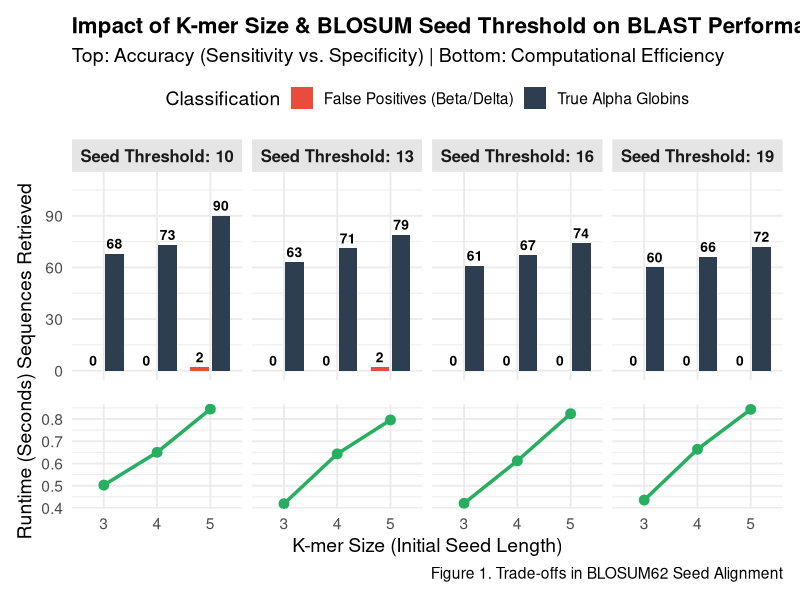
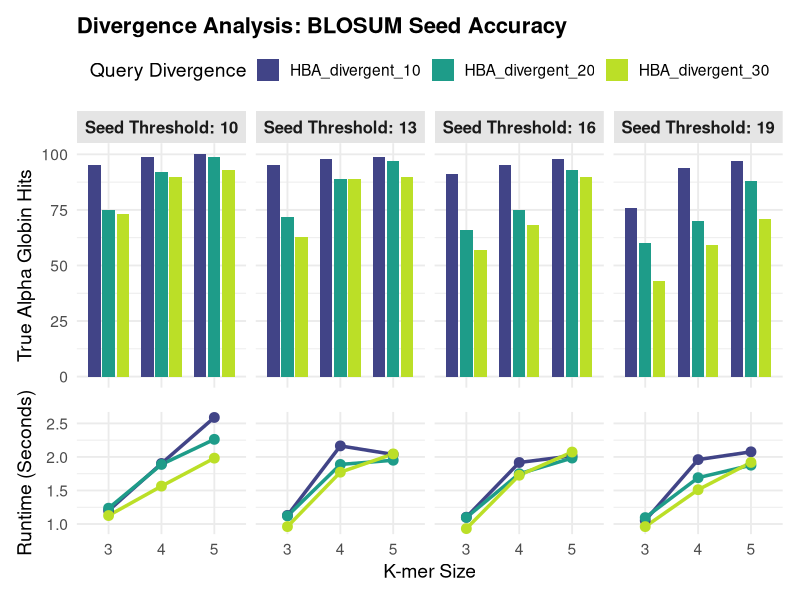
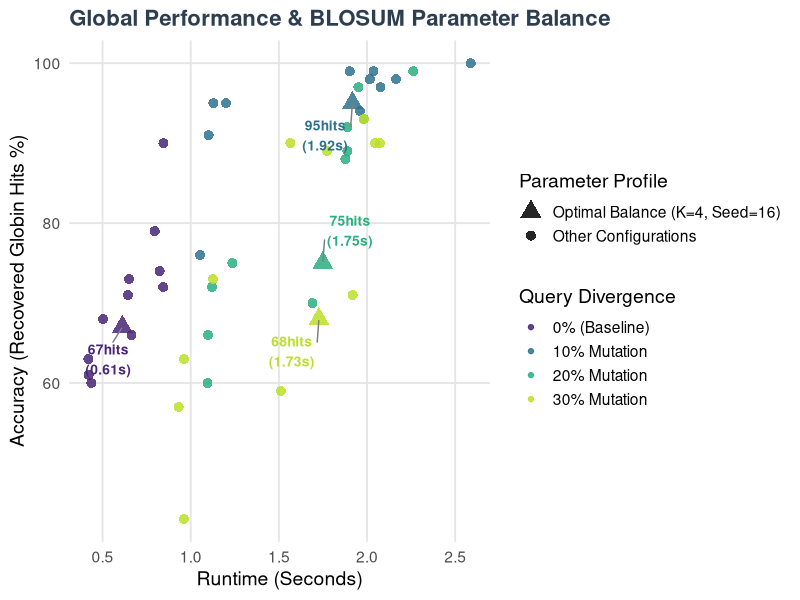
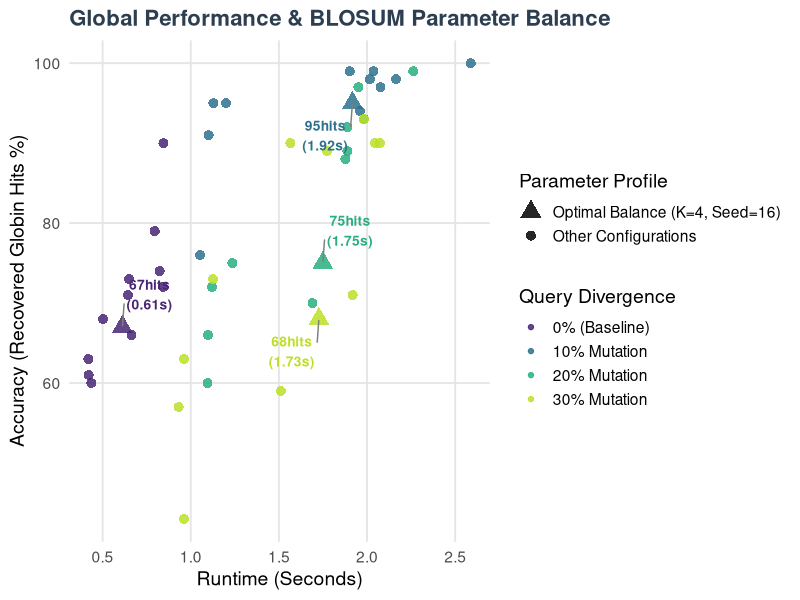

R code for these plots, in order:
results <- read.csv("output_file.csv", header=TRUE)
library(ggplot2)
library(tidyr)
library(dplyr)
library(patchwork)
library(ggrepel)

my_thresholds <- c(10, 13, 16, 19)

# --- PLOT 1: The Accuracy Bar Chart ---
df_long <- results %>%
  filter(test_threshold %in% my_thresholds) %>%
  filter(grepl("P69905", query_id)) %>% 
  pivot_longer(cols = c(globin_hits, outlier_hits),
               names_to = "Hit_Type",
               values_to = "Count") %>%
  mutate(
    Hit_Type = ifelse(Hit_Type == "globin_hits", "True Alpha Globins", "False Positives (Beta/Delta)"),
    Threshold_Label = factor(paste("Seed Threshold:", test_threshold), 
                             levels = paste("Seed Threshold:", my_thresholds))
  )

p1 <- ggplot(df_long, aes(x = factor(test_k), y = Count, fill = Hit_Type)) +
  geom_bar(stat = "identity", position = position_dodge(width = 0.8), width = 0.7) +
  geom_text(aes(label = Count), 
            position = position_dodge(width = 0.8), 
            vjust = -0.5, size = 3.5, fontface = "bold", color = "black") +
  facet_wrap(~ Threshold_Label, ncol = 4) + 
  scale_fill_manual(values = c("True Alpha Globins" = "#2C3E50", 
                               "False Positives (Beta/Delta)" = "#E74C3C")) +
  scale_y_continuous(limits = c(0, 110)) + 
  labs(
    title = "Impact of K-mer Size & BLOSUM Seed Threshold on BLAST Performance",
    subtitle = "Top: Accuracy (Sensitivity vs. Specificity) | Bottom: Computational Efficiency",
    y = "Sequences Retrieved",
    fill = "Classification"
  ) +
  theme_minimal(base_size = 14) +
  theme(
    plot.title = element_text(face = "bold", size = 16),
    legend.position = "top", 
    strip.background = element_rect(fill = "gray90", color = NA),
    strip.text = element_text(face = "bold", size = 12),
    axis.title.x = element_blank(), 
    axis.text.x = element_blank()   
  )

# --- PLOT 2: The Runtime Line Chart ---
results_filtered <- results %>%
  filter(test_threshold %in% my_thresholds) %>%
  filter(grepl("P69905", query_id)) %>% 
  mutate(Threshold_Label = factor(paste("Seed Threshold:", test_threshold), 
                                  levels = paste("Seed Threshold:", my_thresholds)))

p2 <- ggplot(results_filtered, aes(x = factor(test_k), y = runtime_seconds, group = 1)) +
  geom_line(color = "#27AE60", linewidth = 1.2) + 
  geom_point(color = "#27AE60", size = 3) +
  facet_wrap(~ Threshold_Label, ncol = 4) + 
  labs(
    x = "K-mer Size (Initial Seed Length)",
    y = "Runtime (Seconds)",
    caption = "Figure 1. Trade-offs in BLOSUM62 Seed Alignment"
  ) +
  theme_minimal(base_size = 14) +
  theme(
    strip.background = element_blank(), 
    strip.text = element_blank()        
  )

final_plot <- p1 / p2 + plot_layout(heights = c(2, 1))
print(final_plot)

# --- PLOTS DIVERGENTES ---
df_divergent <- results %>%
  filter(!grepl("P69905", query_id)) %>% 
  filter(test_threshold %in% my_thresholds) %>%
  mutate(
    Threshold_Label = factor(paste("Seed Threshold:", test_threshold), levels = paste("Seed Threshold:", my_thresholds))
  )

p3 <- ggplot(df_divergent, aes(x = factor(test_k), y = globin_hits, fill = query_id)) +
  geom_bar(stat = "identity", position = position_dodge(width = 0.8), width = 0.7) +
  facet_wrap(~ Threshold_Label, ncol = 4) + 
  scale_fill_viridis_d(option = "viridis", begin = 0.2, end = 0.9) + 
  labs(title = "Divergence Analysis: BLOSUM Seed Accuracy", y = "True Alpha Globin Hits", fill = "Query Divergence") +
  theme_minimal(base_size = 14) +
  theme(plot.title = element_text(face = "bold", size = 16), axis.title.x = element_blank(), axis.text.x = element_blank(), legend.position = "top", strip.background = element_rect(fill = "gray90", color = NA), strip.text = element_text(face = "bold", size = 12))

p4 <- ggplot(df_divergent, aes(x = factor(test_k), y = runtime_seconds, color = query_id, group = query_id)) +
  geom_line(linewidth = 1.2) + 
  geom_point(size = 3) +
  facet_wrap(~ Threshold_Label, ncol = 4) + 
  scale_color_viridis_d(option = "viridis", begin = 0.2, end = 0.9) + 
  labs(x = "K-mer Size", y = "Runtime (Seconds)", color = "Query Divergence") +
  theme_minimal(base_size = 14) +
  theme(strip.background = element_blank(), strip.text = element_blank(), legend.position = "none")

divergent_plot <- p3 / p4 + plot_layout(heights = c(2, 1))
print(divergent_plot)

# --- PLOT GLOBAL TRADE-OFF ---
df_global <- results %>%
  mutate(
    Divergence = factor(case_when(
      grepl("P69905", query_id) ~ "0% (Baseline)",
      grepl("10", query_id) ~ "10% Mutation",
      grepl("20", query_id) ~ "20% Mutation",
      grepl("30", query_id) ~ "30% Mutation"
    ), levels = c("0% (Baseline)", "10% Mutation", "20% Mutation", "30% Mutation")),
    Is_Optimal = ifelse(test_k == 4 & test_threshold == 16, "Optimal Balance (K=4, Seed=16)", "Other Configurations")
  )

p_global <- ggplot(df_global, aes(x = runtime_seconds, y = globin_hits, color = Divergence)) +
  geom_point(aes(shape = Is_Optimal, size = Is_Optimal), alpha = 0.85) +
  geom_text_repel(data = filter(df_global, Is_Optimal == "Optimal Balance (K=4, Seed=16)"),
                  aes(label = paste(globin_hits, "hits\n(", round(runtime_seconds, 2), "s)", sep="")),
                  show.legend = FALSE, size = 3.5, fontface = "bold", 
                  box.padding = 0.8, segment.color = "gray50") +
  scale_color_viridis_d(option = "viridis", begin = 0.1, end = 0.9) +
  scale_shape_manual(values = c("Optimal Balance (K=4, Seed=16)" = 17, "Other Configurations" = 16)) + 
  scale_size_manual(values = c("Optimal Balance (K=4, Seed=16)" = 5, "Other Configurations" = 3)) +
  labs(
    title = "Global Performance & BLOSUM Parameter Balance",
    x = "Runtime (Seconds)",
    y = "Accuracy (Recovered Globin Hits %)",
    color = "Query Divergence",
    shape = "Parameter Profile",
    size = "Parameter Profile"
  ) +
  theme_minimal(base_size = 14) +
  theme(
    legend.position = "right",
    plot.title = element_text(face="bold", size=16, color = "#2C3E50"),
    panel.grid.minor = element_blank(),
    panel.grid.major = element_line(color = "gray90")
  )

print(p_global)
ggsave("plot_global_balance.png", plot = p_global, width = 12, height = 7, dpi = 300)
